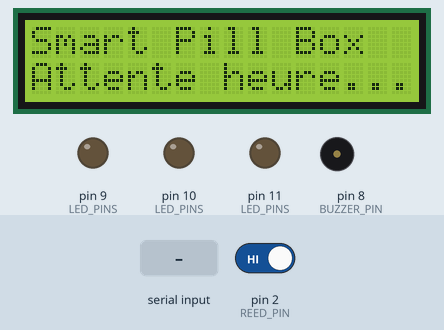
Recording of a sketch running on a simulated Arduino Uno, built with avr-gcc and run on an emulated ATmega328P. Parts: 16×2 character LCD, output pins drawn as LEDs (lit = HIGH), buzzer (waves = sounding, pin HIGH). The test bench sets the inputs (shaded band); at power-on: pin 2 (REED_PIN) HIGH. What the sketch prints to the serial monitor is not drawn.

Above: at 1.2 s.
1.3 s: "90,45,200,10,150,30\n" received over Serial
At 2.4 s:
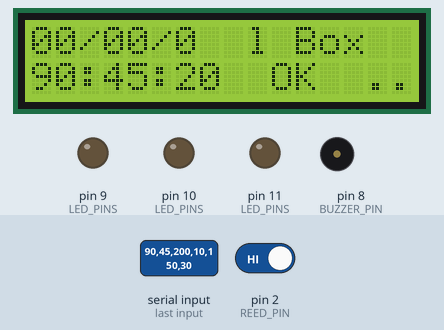
At 4.3 s:
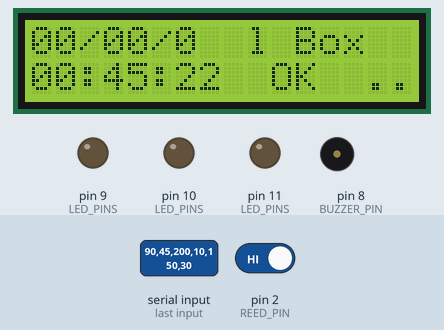
Timing chart, 0 to 5.8 s (numbered marks = the images above; inputs shaded):
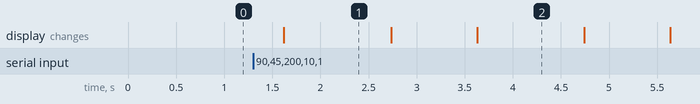

Measured:
- after the input at 1.3 s, the display: changes after 0.32 s (image 1)
- what the display in image 1 shows lasts 1.1 s, from 1.6 s to 2.7 s

The sketch:

SPBarduino.ino
```cpp
#include <Wire.h>
#include <LiquidCrystal_I2C.h>

LiquidCrystal_I2C lcd(0x27, 16, 2);

// ── PINS ─────────────────────────────────────────
const int LED_MATIN  = 9;
const int LED_MIDI   = 10;
const int LED_SOIR   = 11;
const int REED_PIN   = 2;
const int BUZZER_PIN = 8;

// ── SCHEDULE ─────────────────────────────────────
const int SCHEDULE[3][2] = {
  {9,21},
  {22,04},
  {9,03}
};
const int LED_PINS[3]     = {LED_MATIN, LED_MIDI, LED_SOIR};
const char* SLOT_NAMES[3] = {"Matin", "Midi ", "Soir "};

// ── ETAT ─────────────────────────────────────────
bool ledActive[3]          = {false, false, false};
bool pillTaken[3]          = {false, false, false};
bool alertSent[3]          = {false, false, false};
unsigned long ledOnTime[3] = {0, 0, 0};
const unsigned long ALERT_DELAY =30000UL;

// ── HEURE ET DATE ────────────────────────────────
int currentH     = 0;
int currentM     = 0;
int currentS     = 0;
int currentDay   = 1;
int currentMonth = 1;
int currentYear  = 2026;
char currentDayName[4] = "Lun";
unsigned long lastSyncMillis = 0;
bool timeReceived = false;

// ─────────────────────────────────────────────────

void setup() {
  Serial.begin(9600);

  lcd.init();
  lcd.backlight();
  lcd.setCursor(0, 0);
  lcd.print("Smart Pill Box");
  lcd.setCursor(0, 1);
  lcd.print("Attente heure...");

  for (int i = 0; i < 3; i++) {
    pinMode(LED_PINS[i], OUTPUT);
    digitalWrite(LED_PINS[i], LOW);
  }
  pinMode(REED_PIN, INPUT_PULLUP);
  pinMode(BUZZER_PIN, OUTPUT);

  Serial.println("NEED_TIME");
}

// ── Recevoir heure et date depuis PC ─────────────
void receiveTime() {
  String data = Serial.readStringUntil('\n');
  data.trim();
  if (data.length() >= 17) {
    currentH     = data.substring(0, 2).toInt();
    currentM     = data.substring(3, 5).toInt();
    currentS     = data.substring(6, 8).toInt();
    currentDay   = data.substring(9, 11).toInt();
    currentMonth = data.substring(12, 14).toInt();
    currentYear  = data.substring(15, 19).toInt();
    String dayName = data.substring(20, 23);
    dayName.toCharArray(currentDayName, 4);
    lastSyncMillis = millis();
    timeReceived   = true;
    Serial.println("TIME_OK");
  }
}

// ── Mettre a jour heure ───────────────────────────
void updateTime() {
  if (!timeReceived) return;

  unsigned long now     = millis();
  unsigned long elapsed = (now - lastSyncMillis) / 1000UL;

  if (elapsed > 0) {
    lastSyncMillis += elapsed * 1000UL;
    currentS += elapsed;
    if (currentS >= 60) {
      currentM += currentS / 60;
      currentS  = currentS % 60;
    }
    if (currentM >= 60) {
      currentH += currentM / 60;
      currentM  = currentM % 60;
    }
    if (currentH >= 24) {
      currentH = 0;
    }
  }
}

// ── Buzzer ────────────────────────────────────────
void buzzReminder() {
  unsigned long start = millis();
  while (millis() - start < 10000) {
    digitalWrite(BUZZER_PIN, HIGH);
    delay(500);
    digitalWrite(BUZZER_PIN, LOW);
    delay(500);
  }
}

void buzzAlert() {
  digitalWrite(BUZZER_PIN, HIGH);
  delay(800);
  digitalWrite(BUZZER_PIN, LOW);
  delay(200);
  digitalWrite(BUZZER_PIN, HIGH);
  delay(800);
  digitalWrite(BUZZER_PIN, LOW);
}

void buzzConfirm() {
  for (int i = 0; i < 3; i++) {
    digitalWrite(BUZZER_PIN, HIGH);
    delay(100);
    digitalWrite(BUZZER_PIN, LOW);
    delay(100);
  }
}

// ── LCD ───────────────────────────────────────────
void updateLCD() {
  // Ligne 0 : date
  lcd.setCursor(0, 0);
  if (currentDay < 10) lcd.print("0");
  lcd.print(currentDay);
  lcd.print("/");
  if (currentMonth < 10) lcd.print("0");
  lcd.print(currentMonth);
  lcd.print("/");
  lcd.print(currentYear);
  lcd.print(" ");
  lcd.print(currentDayName);
  lcd.print(" ");

  // Ligne 1 : heure + statut
  lcd.setCursor(0, 1);
  if (currentH < 10) lcd.print("0");
  lcd.print(currentH);
  lcd.print(":");
  if (currentM < 10) lcd.print("0");
  lcd.print(currentM);
  lcd.print(":");
  if (currentS < 10) lcd.print("0");
  lcd.print(currentS);

  bool anyActive = false;
  for (int i = 0; i < 3; i++) {
    if (ledActive[i] && !pillTaken[i]) {
      lcd.print(" ");
      lcd.print(SLOT_NAMES[i]);
      lcd.print("!");
      anyActive = true;
      break;
    }
  }
  if (!anyActive) lcd.print("  OK  ");
}

// ── LOOP ─────────────────────────────────────────
void loop() {
  if (Serial.available() > 0) {
    receiveTime();
  }

  updateTime();

  if (!timeReceived) {
    delay(500);
    Serial.println("NEED_TIME");
    return;
  }

  // 1. Verifier planning
  for (int i = 0; i < 3; i++) {
    if (currentH == SCHEDULE[i][0] &&
        currentM == SCHEDULE[i][1] &&
        currentS == 0) {
      if (!ledActive[i] && !pillTaken[i]) {
        ledActive[i] = true;
        ledOnTime[i] = millis();
        alertSent[i] = false;
        digitalWrite(LED_PINS[i], HIGH);
        Serial.print("[");
        Serial.print(SLOT_NAMES[i]);
        Serial.println("] PRENDRE LE MEDICAMENT!");
        buzzReminder();
      }
    }
  }

  // 2. Detecter ouverture porte (reed switch)
  // 2. Detecter ouverture porte (reed switch)
  if (digitalRead(REED_PIN) == HIGH) {
    for (int i = 0; i < 3; i++) {
      if (ledActive[i] && !pillTaken[i]) {
        pillTaken[i] = true;
        ledActive[i] = false;
        digitalWrite(LED_PINS[i], LOW);
        Serial.print("[");
        Serial.print(SLOT_NAMES[i]);
        Serial.println("] Medicament pris!");
        buzzConfirm();
        delay(300);
      }
    }
  }

  // 3. Alerte 30 min
  for (int i = 0; i < 3; i++) {
    if (ledActive[i] && !pillTaken[i] && !alertSent[i]) {
      if (millis() - ledOnTime[i] >= ALERT_DELAY) {
        alertSent[i] = true;
        Serial.print("ALERTE:");
        Serial.print(SLOT_NAMES[i]);
        Serial.println(":NON_PRIS");
        buzzAlert();
      }
    }
  }

  // 4. Reset minuit
  if (currentH == 0 && currentM == 0 && currentS == 0) {
    for (int i = 0; i < 3; i++) {
      pillTaken[i] = false;
      alertSent[i] = false;
      ledActive[i] = false;
      digitalWrite(LED_PINS[i], LOW);
    }
  }

  updateLCD();
  delay(200);
}
```
